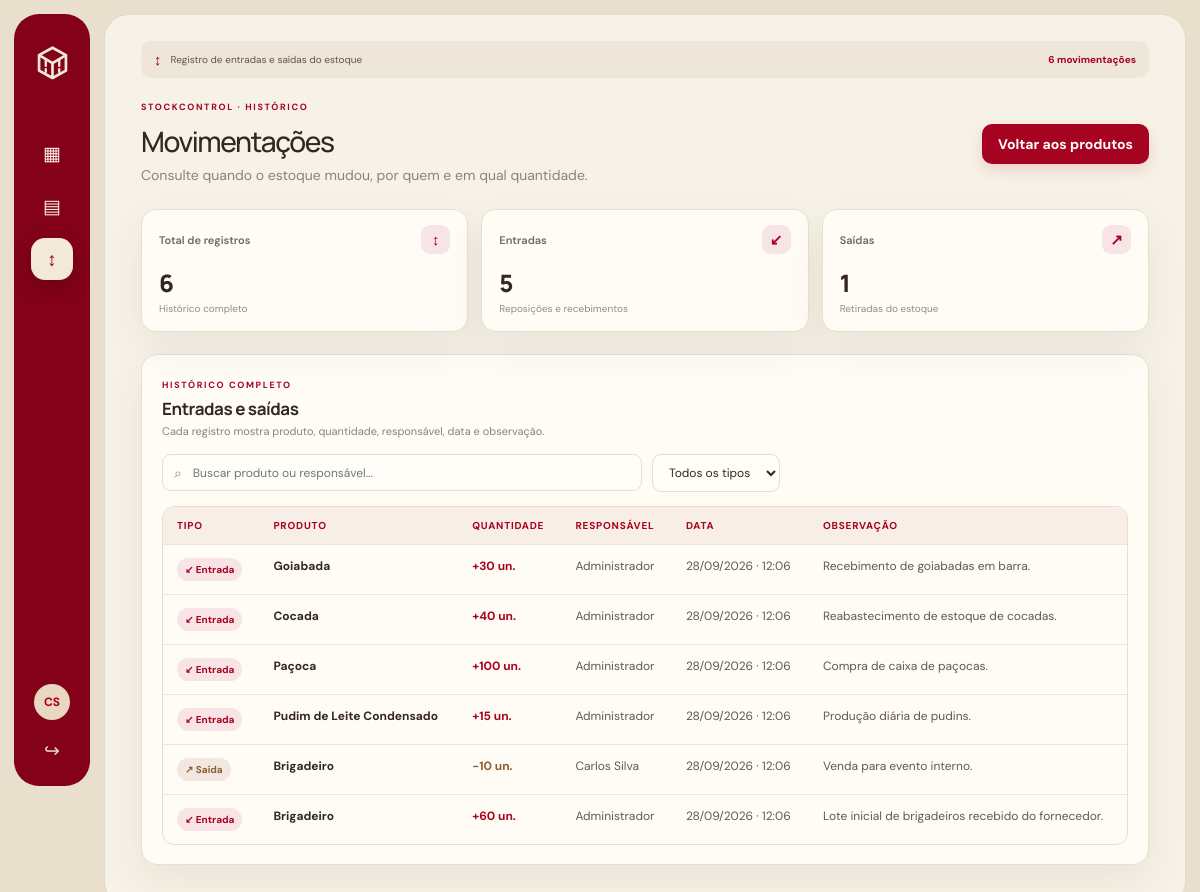
The app's page /movimentacoes.php (signed in) with its own data.
### tables this page shows
CREATE TABLE `usuarios` (
  `id` int(11) NOT NULL,
  `nome` varchar(100) NOT NULL,
  `email` varchar(150) NOT NULL,
  `senha` varchar(255) NOT NULL,
  `is_admin` tinyint(1) DEFAULT 0
);

CREATE TABLE `movimentacoes` (
  `id` int(11) NOT NULL,
  `produto_id` int(11) NOT NULL,
  `usuario_id` int(11) NOT NULL,
  `tipo` enum('entrada','saida') NOT NULL,
  `quantidade` int(11) NOT NULL,
  `data_movimentacao` timestamp NOT NULL DEFAULT current_timestamp(),
  `observacoes` text DEFAULT NULL
);

CREATE TABLE `produtos` (
  `id` int(11) NOT NULL,
  `nome` varchar(150) NOT NULL,
  `descricao` text NOT NULL,
  `quantidade` int(11) NOT NULL,
  `preco` decimal(10,2) NOT NULL,
  `status` tinyint(1) DEFAULT 1,
  `imagem` varchar(255) NOT NULL,
  `data_inclusao` timestamp NOT NULL DEFAULT current_timestamp()
);

### movimentacoes.php (the view, shortened to what this page needs)
<?php
function e(mixed $value): string { return htmlspecialchars((string)$value, ENT_QUOTES | ENT_SUBSTITUTE, 'UTF-8'); }
$user = $_SESSION['user'] ?? null;
$pdo = db();
$movements = $pdo->query('SELECT m.id,m.tipo,m.quantidade,m.data_movimentacao,m.observacoes,p.nome produto,u.nome usuario FROM movimentacoes m JOIN produtos p ON p.id=m.produto_id JOIN usuarios u ON u.id=m.usuario_id ORDER BY m.data_movimentacao DESC,m.id DESC')->fetchAll();
$summary = $pdo->query("SELECT COUNT(*) total, COALESCE(SUM(tipo='entrada'),0) entradas, COALESCE(SUM(tipo='saida'),0) saidas FROM movimentacoes")->fetch();
$initials = implode('', array_map(fn($part) => mb_substr($part, 0, 1), array_slice(preg_split('/\s+/', trim($user['nome'])), 0, 2)));
$home = !empty($user['is_admin']) ? 'index.php' : 'estoque.php';
?><!doctype html><html lang="pt-BR"><head><link rel="stylesheet" href="assets/style.css"></head><body><div class="app-shell">
<aside class="sidebar"><a class="brand" href="<?=e($home)?>"><img src="assets/stockcontrol.svg" alt="StockControl"></a><nav class="side-nav"><a href="<?=e($home)?>" title="Painel" aria-label="Painel"><span>▦</span>Painel</a><?php if(!empty($user['is_admin'])): ?><a href="index.php#produtos" title="Produtos" aria-label="Produtos"><span>▤</span>Produtos</a><?php else: ?><a href="estoque.php#produtos" title="Estoque" aria-label="Estoque"><span>▤</span>Estoque</a><?php endif; ?><a class="selected" href="movimentacoes.php" title="Movimentações" aria-label="Movimentações"><span>↕</span>Movimentações</a></nav><div class="sidebar-bottom"><div class="profile"><span class="avatar"><?=e($initials)?></span><span class="profile-copy"><b><?=e($user['nome'])?></b><small><?=!empty($user['is_admin'])?'Administrador':'Funcionário'?></small></span></div><form method="post" action="index.php"><input type="hidden" name="csrf" value="<?=e($_SESSION['csrf'] ?? '')?>"><button class="logout" name="action" value="logout" title="Sair" aria-label="Sair">↪ <span>Sair da conta</span></button></form></div></aside>
<main class="main-content"><div class="insight-banner"><span class="banner-mark">↕</span><span>Registro de entradas e saídas do estoque</span><strong><?=number_format((int)$summary['total'],0,',','.')?> movimentações</strong></div><header class="page-head"><div><div class="eyebrow">STOCKCONTROL · HISTÓRICO</div><h1>Movimentações</h1><p class="muted">Consulte quando o estoque mudou, por quem e em qual quantidade.</p></div><a class="button primary" href="<?=e($home)?>#produtos">Voltar aos produtos</a></header>
<section class="stats-grid movement-stats"><article class="stat-card"><div class="stat-heading">Total de registros <span class="stat-icon">↕</span></div><strong><?=number_format((int)$summary['total'],0,',','.')?></strong><small>Histórico completo</small></article><article class="stat-card"><div class="stat-heading">Entradas <span class="stat-icon">↙</span></div><strong><?=number_format((int)$summary['entradas'],0,',','.')?></strong><small>Reposições e recebimentos</small></article><article class="stat-card"><div class="stat-heading">Saídas <span class="stat-icon">↗</span></div><strong><?=number_format((int)$summary['saidas'],0,',','.')?></strong><small>Retiradas do estoque</small></article></section>
<section class="products-section movement-history"><div class="section-heading"><div><span class="eyebrow">HISTÓRICO COMPLETO</span><h2>Entradas e saídas</h2><p class="muted">Cada registro mostra produto, quantidade, responsável, data e observação.</p></div></div><div class="movement-filters"><label class="search-wrap"><span>⌕</span><input id="movementSearch" type="search" placeholder="Buscar produto ou responsável..." oninput="filterMovements()"></label><select id="movementType" class="filter" onchange="filterMovements()"><option value="">Todos os tipos</option><option value="entrada">Entradas</option><option value="saida">Saídas</option></select></div>
<div class="movement-table-wrap"><table class="movement-table"><thead><tr><th>Tipo</th><th>Produto</th><th>Quantidade</th><th>Responsável</th><th>Data</th><th>Observação</th></tr></thead><tbody id="movementRows"><?php foreach($movements as $m): ?><tr data-type="<?=e($m['tipo'])?>" data-search="<?=e(mb_strtolower($m['produto'].' '.$m['usuario'].' '.($m['observacoes'] ?? '')))?>"><td><span class="movement-type <?=e($m['tipo'])?>"><?=$m['tipo']==='entrada'?'↙ Entrada':'↗ Saída'?></span></td><td><b><?=e($m['produto'])?></b></td><td class="movement-quantity <?=$m['tipo']==='saida'?'negative':''?>"><?=$m['tipo']==='entrada'?'+':'−'?><?=number_format((int)$m['quantidade'],0,',','.')?> un.</td><td><?=e($m['usuario'])?></td><td><?=e((new DateTime($m['data_movimentacao']))->format('d/m/Y · H:i'))?></td><td><?=e($m['observacoes'] ?: '—')?></td></tr><?php endforeach; ?><?php if(!$movements): ?><tr><td colspan="6" class="empty-state">Ainda não há movimentações registradas.</td></tr><?php endif; ?></tbody></table><div id="movementEmpty" class="empty-state hidden">Nenhuma movimentação corresponde aos filtros.</div></div></section>
</main></div></body></html>

### records on screen
usuarios: nome "CS"
movimentacoes: tipo "↙ Entrada", produto.nome "Goiabada", quantidade "30", usuario.nome "Administrador", data_movimentacao "28/09/2026 · 12:06", observacoes "Recebimento de goiabadas em barra."
movimentacoes: tipo "↙ Entrada", produto.nome "Cocada", quantidade "40", usuario.nome "Administrador", data_movimentacao "28/09/2026 · 12:06", observacoes "Reabastecimento de estoque de cocadas."
movimentacoes: tipo "↙ Entrada", produto.nome "Paçoca", quantidade "100", usuario.nome "Administrador", data_movimentacao "28/09/2026 · 12:06", observacoes "Compra de caixa de paçocas."
movimentacoes: tipo "↙ Entrada", produto.nome "Pudim de Leite Condensado", quantidade "15", usuario.nome "Administrador", data_movimentacao "28/09/2026 · 12:06", observacoes "Produção diária de pudins."
movimentacoes: tipo "↗ Saída", produto.nome "Brigadeiro", quantidade "10", usuario.nome "Carlos Silva", data_movimentacao "28/09/2026 · 12:06", observacoes "Venda para evento interno."
movimentacoes: tipo "↙ Entrada", produto.nome "Brigadeiro", quantidade "60", usuario.nome "Administrador", data_movimentacao "28/09/2026 · 12:06", observacoes "Lote inicial de brigadeiros recebido do fornecedor."

### other values on screen
$summary['total'] "6"
$summary['entradas'] "5"
$summary['saidas'] "1"
